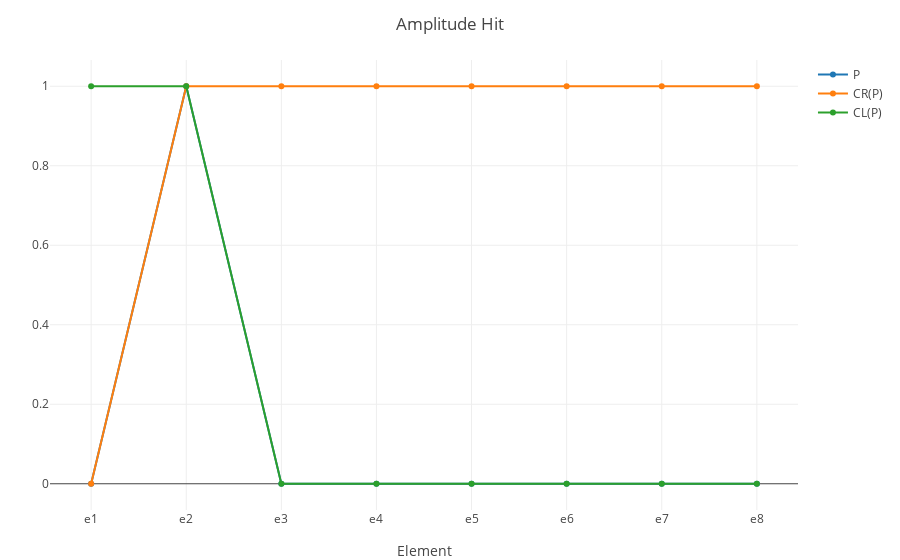

Write notebook code for a chart like this one.
### Code cell
am_h_ = am_ .* is_h_

am_h_p_ = am_h_ / sum(am_h_)

am_h_p_cr_ = cumsum(am_h_p_) .+ small_number

am_h_p_cl_ = cumulate_sum_reverse(am_h_p_) .+ small_number

plot_x_y((am_h_p_, am_h_p_cr_, am_h_p_cl_); name_ = ("P", "CR(P)", "CL(P)"), layout = merge(layout, Layout(title = "Amplitude Hit")))

### Figure 1 — Plotly figure (JSON) as saved in the notebook; plotly's stock layout.template omitted (floating-point values rounded to 4 significant figures)
{"data": [{"name": "P", "type": "scatter", "x": [1, 2, 3, 4, 5, 6, 7, 8], "y": [0, 1, 0, 0, 0, 0, 0, 0]}, {"name": "CR(P)", "type": "scatter", "x": [1, 2, 3, 4, 5, 6, 7, 8], "y": [2.22e-16, 1.0, 1.0, 1.0, 1.0, 1.0, 1.0, 1.0]}, {"name": "CL(P)", "type": "scatter", "x": [1, 2, 3, 4, 5, 6, 7, 8], "y": [1.0, 1.0, 2.22e-16, 2.22e-16, 2.22e-16, 2.22e-16, 2.22e-16, 2.22e-16]}], "layout": {"autosize": false, "margin": {"b": 50, "l": 50, "r": 50, "t": 60}, "templateaa": "plotly_white", "title": "Amplitude Hit", "xaxis": {"ticktext": ["e1", "e2", "e3", "e4", "e5", "e6", "e7", "e8"], "tickvals": [1, 2, 3, 4, 5, 6, 7, 8], "title": "Element"}}}
